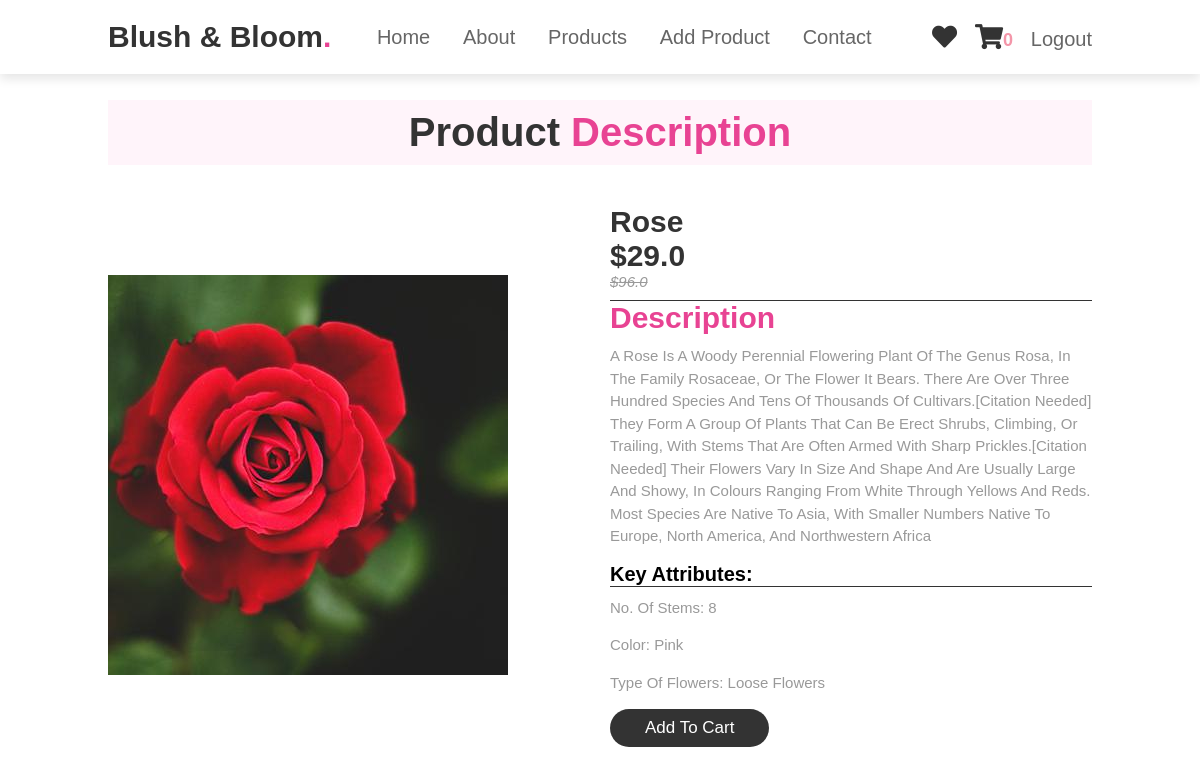
The page /product/2/ (signed in) on the database its author committed.
### core/models.py (models this page shows, shortened)
class Item(models.Model):
    flower_name = models.CharField(max_length=100, default="")
    price = models.FloatField()
    discount_price = models.FloatField(blank=True, null=True)
    description = models.TextField()
    category = models.ForeignKey(Category, on_delete=models.CASCADE)
    label = models.CharField(choices=label_choices,
                             default="", max_length=2, blank=True, null=True)
    item_image = models.ImageField(
        upload_to="uploads/", default='/images/no-image.jpg')
    is_auctioned = models.BooleanField(default=False)
    class Meta:
        verbose_name_plural = 'Items'
    def get_add_to_cart_url(self):
        return reverse("core:add-to-cart", kwargs={'pk': self.pk})

class Category(models.Model):
    category_name = models.CharField(max_length=50)
    class Meta:
        verbose_name_plural = "categories"
    def __str__(self):
        return self.category_name

### core/views.py (the view)
class ProductDetailView(LoginRequiredMixin, DetailView):
    model = Item
    context_object_name = 'Flower'
    template_name = "Product_detail.html"

### core/templatetags/cart_tags.py (called while the page is built)
@register.filter
def cart_item_count(user):
    if user.is_authenticated:
        items = CartItem.objects.filter(user=user, ordered=False)
        if items.exists():
            return items[0].item.count()
        else:
            return 0
    else:
        return 0

### Templates/Product_detail.html
{% extends 'base.html' %}
{% load static %}
{% block csslink %}
<link rel="stylesheet" href={% static 'css/detail.css' %}/>
{% endblock csslink %}
{% block content %}
    <section class="about" id="about">
      <h1 class="heading">Product<span> Description</span></h1>
      <div class="row">
        <div class="video-container" style="max-width: 85%;">
          <img src="{{Flower.item_image.url}}" alt="" />
        </div>
        <div class="content">
          <h3>{{Flower.flower_name}}</h3>
          <h3>${{Flower.discount_price}}</h3>
          <span class="detail-price ">${{Flower.price}}</span>
          <h3 class="descsize"><span>Description</span></h3>
          <p style="margin-bottom: 1rem;">
            {{Flower.description}}
          </p>
          <div class="attributes">
            <h4>Key Attributes:</h4>
            <p>No. of stems: 8</p>
            <p>color: pink</p>
            <p>Type of Flowers: {{Flower.category}}</p>
          </div>
          <a href="{{Flower.get_add_to_cart_url}}" class="btn">Add to Cart</a>
        </div>
      </div>
    </section>
    {% endblock content %}

### Templates/base.html (shortened to what this page needs)
{% load static %}
{% load cart_tags %}
<!DOCTYPE html>
<html lang="en">
  <head>
    <link
      rel="stylesheet"
      href="https://cdnjs.cloudflare.com/ajax/libs/font-awesome/5.15.4/css/all.min.css"
    />
    <link rel="stylesheet" href= {% static 'css/style.css' %}/>
    {% block csslink %}
    {% endblock csslink %}
  </head>
  <body>
    <div>
    <header>
      <a href="#" class="logo">Blush & Bloom<span>.</span></a>
      <nav class="navbar">
        <a href="{% url 'core:Home-Page' %}">home</a>
        <a href="#about">about</a>
        <a href="#products">products</a>
        {% if request.user.is_superuser %}
        <a href="/admin/core/item/add/">Add Product</a>
        {% else %}
        <a href="#review">review</a>
        {% endif %}
        <a href="#contact">contact</a>
      </nav>
      <div class="icons">
        <a href="{% url 'core:wishlist' %}" class="fas fa-heart"></a>
        <a href="{% url 'core:order-summary' %}" class="fas fa-shopping-cart"
        ><span style=" color: #f496a9; font-size: large;">{{request.user | cart_item_count }}</span></a>
        {% if request.user.is_authenticated %}
        <a href="{% url 'Accounts:Logout' %}" id="login" style="color: #666; font-size:2rem;">Logout</a>
        {% else %}
        <a href="{% url 'Accounts:Login' %}" class="fas fa-user"></a>
        {% endif %}
      </div>
    </header>
    {% block content %}
    {% endblock content %}
  </div>
  </body>
</html>

### static/css/style.css (style rules this page uses)
:root { --pink: #e84393; }
* { margin: 0%; padding: 0%; box-sizing: border-box; font-family: Verdana, Geneva, Tahoma, sans-serif; outline: none; text-decoration: none; border: none; text-transform: capitalize; transition: 0.2s linear; }
html { font-size: 62.5%; scroll-behavior: smooth; scroll-padding-top: 6rem; overflow-x: hidden; }
section { padding: 2rem 9%; }
.heading { text-align: center; font-size: 4rem; color: #333; margin: 2rem 0; padding: 1rem; background-color: rgba(255, 51, 153, 0.05); }
.heading span { color: var(--pink); }
.btn { display: inline-block; background-color: #333; font-size: 1.7rem; border-radius: 5rem; color: #fff; padding: 0.9rem 3.5rem; cursor: pointer; margin-top: 1rem; }
header { position: fixed; top: 0%; right: 0%; left: 0%; background-color: #fff; padding: 2rem 9%; display: flex; align-items: center; justify-content: space-between; z-index: 1000; box-shadow: 0 0.5rem 1rem rgba(0, 0, 0, 0.1); }
header .logo { font-size: 3rem; color: #333; font-weight: bolder; }
header .logo span { color: var(--pink); }
header .navbar a { font-size: 2rem; padding: 0 1.5rem; color: #666; }
header .icons a { font-size: 2.5rem; color: #333; margin-left: 1.5rem; }
.about .row { display: flex; flex-wrap: wrap; align-items: center; gap: 2rem; padding: 2rem 0; padding-bottom: 3rem; }
.about .row .video-container { flex: 1 1 40rem; position: relative; }
.about .row .content { flex: 1 1 40rem; }
.about .row .content h3 { font-size: 3rem; color: #333; }
.about .row .content p { font-size: 1.5rem; color: #999; padding: 0.5rem 0; padding-top: 1rem; line-height: 1.5; }

### static/css/detail.css (style rules this page uses)
:root { --pink: #e84393; }
* { margin: 0%; padding: 0%; box-sizing: border-box; font-family: Verdana, Geneva, Tahoma, sans-serif; outline: none; text-decoration: none; border: none; text-transform: capitalize; transition: 0.2s linear; }
html { font-size: 62.5%; scroll-behavior: smooth; scroll-padding-top: 6rem; overflow-x: hidden; }
section { padding: 2rem 9%; }
.heading { text-align: center; font-size: 4rem; color: #333; margin: 2rem 0; padding: 1rem; background-color: rgba(255, 51, 153, 0.05); }
.heading span { color: var(--pink); }
.btn { display: inline-block; background-color: #333; font-size: 1.7rem; border-radius: 5rem; color: #fff; padding: 0.9rem 3.5rem; cursor: pointer; margin-top: 1rem; }
header { position: fixed; top: 0%; right: 0%; left: 0%; background-color: #fff; padding: 2rem 9%; display: flex; align-items: center; justify-content: space-between; z-index: 1000; box-shadow: 0 0.5rem 1rem rgba(0, 0, 0, 0.1); }
header .logo { font-size: 3rem; color: #333; font-weight: bolder; }
header .logo span { color: var(--pink); }
header .navbar a { font-size: 2rem; padding: 0 1.5rem; color: #666; }
header .icons a { font-size: 2.5rem; color: #333; margin-left: 1.5rem; }
.detail-price { font-size: 1.5rem; color: #999; font-weight: lighter; text-decoration: line-through; font-style: italic; }
.about .row { display: flex; flex-wrap: wrap; align-items: center; gap: 2rem; padding: 2rem 0; padding-bottom: 3rem; }
.about .row .video-container { flex: 1 1 40rem; position: relative; }
.about .row .content { flex: 1 1 40rem; }
.about .row .content h3 { font-size: 3rem; color: #333; }
.about .row .content p { font-size: 1.5rem; color: #999; padding: 0.5rem 0; padding-top: 1rem; line-height: 1.5; }
.about .heading { margin-top: 8rem; }
.descsize { border-top: 1px solid #333; margin-top: 1rem; }
.descsize span { color: var(--pink); }
.attributes h4 { font-size: 2rem; border-bottom: 1px solid #333; }

### rows shown on the page
Item: item_image (picture), flower_name "Rose", discount_price "29.0", price "96.0", description "A Rose Is A Woody Perennial Flowering Plant Of The Genus Rosa, In The Family Rosaceae, Or The Flower It Bears. There Are Over Three Hundred Species And Tens Of Thousands Of Cultivars.[citation Needed] They Form A Group Of Plants That Can Be Erect Shrubs, Climbing, Or Trailing, With Stems That Are Often Armed With Sharp Prickles.[citation Needed] Their Flowers Vary In Size And Shape And Are Usually Large And Showy, In Colours Ranging From White Through Yellows And Reds. Most Species Are Native To Asia, With Smaller Numbers Native To Europe, North America, And Northwestern Africa", category "Loose Flowers"

### other values the page prints
{{ request.user | cart_item_count }} "0"
